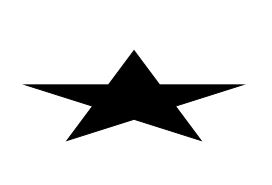
#> input picture Shapematching.jpg, 272 x 185 px
$ python Shapematching.py   (older library calls are emulated)
#> lines starting #> are read from the running program, lines starting #| are printed output that depends on the picture; after the words box and inside, x2 and y2 are one past the last pixel; in counts of white or black regions, pixels touching at a corner belong together
import cv2
import numpy as np

template = cv2.imread('Shapematching.jpg')
#> template is the input picture: shape (185, 272, 3); min 0, max 255, mean 221
cv2.imshow('shape',template)
cv2.waitKey(0)

template_gray = cv2.cvtColor(template,cv2.COLOR_BGR2GRAY)

target = cv2.imread('shapes.jpg')
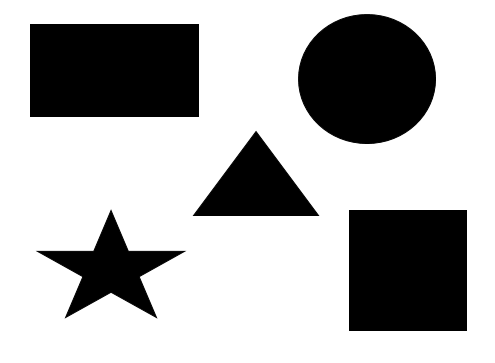
#> input picture shapes.jpg, 495 x 363 px
#> target is the input picture: shape (363, 495, 3); min 0, max 255, mean 177.1
cv2.imshow('Target Image',target)
cv2.waitKey(0)

target_gray = cv2.cvtColor(target,cv2.COLOR_BGR2GRAY)

ret1,thresh1 = cv2.threshold(template_gray,127,255,0)
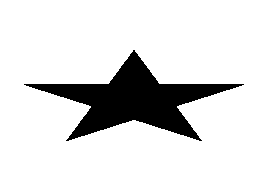
#> thresh1: shape (185, 272); 86.6% white; 1 black region, box (x1, y1, x2, y2) and area: (24, 50, 244, 141) 6756
cv2.imshow('thresh1',thresh1)
cv2.waitKey(0)

ret2,thresh2 = cv2.threshold(target_gray,127,255,0)
#> thresh2: shape (363, 495); 69.5% white; 5 black regions
cv2.imshow('thresh2',thresh2)
cv2.waitKey(0)

boolean1,contours1,hirearchy1 = cv2.findContours(thresh1,cv2.RETR_CCOMP, cv2.CHAIN_APPROX_SIMPLE)
#> contours1 = 2 contours; box (x1, y1, x2, y2) and area: (0, 0, 272, 185) 49864, (23, 49, 245, 142) 7044; hirearchy1 = [[-1, -1, 1, -1], [-1, -1, -1, 0]]
sortedcontour1 = sorted(contours1,key = cv2.contourArea,reverse = True)
#> sortedcontour1 has the same summary as contours1

template_contour = sortedcontour1[1]
#> template_contour = contour of 254 points, box (x1, y1, x2, y2) (23, 49, 245, 142), area 7044

boolean2,contours2,hirearchy2 = cv2.findContours(thresh2,cv2.RETR_CCOMP, cv2.CHAIN_APPROX_SIMPLE)
#> contours2 = 6 contours; box (x1, y1, x2, y2) and area: (0, 0, 495, 363) 178828, (29, 23, 200, 118) 15978, (348, 209, 468, 332) 14516, (297, 13, 437, 145) 14268, (36, 209, 186, 319) 5606, (192, 130, 320, 217) 5563; hirearchy2 = [[-1, -1, 1, -1], [2, -1, -1, 0], [3, 1, -1, 0], [4, 2, -1, 0], [5, 3, -1, 0], [-1, 4, -1, 0]]

min = 100
closest_contour = []
for c in contours2:
    match = cv2.matchShapes(template_contour,c,1,0.0)
    if min>match:
        min = match
        closest_contour=c
#> this loop made 6 passes
#> (match, min, closest_contour) on pass 1: (0.933, 0.933, [[0, 0], [0, 362], [494, 362], [494, 0]])
#> (match, min) on pass 3: (0.701, 0.701)
#> after the loop, closest_contour = contour of 307 points, box (x1, y1, x2, y2) (36, 209, 186, 319), area 5606; min = 0.701

cv2.drawContours(target,[closest_contour],-1,(0,255,0),3)
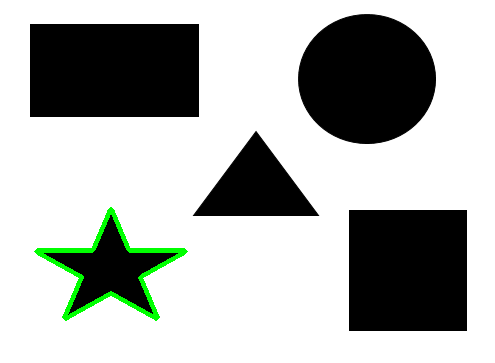
#> target: shape (363, 495, 3); 1.26% of pixels changed, all inside (x1, y1, x2, y2) = (34, 207, 188, 321)
cv2.imshow('targeted',target)
cv2.waitKey(0)
